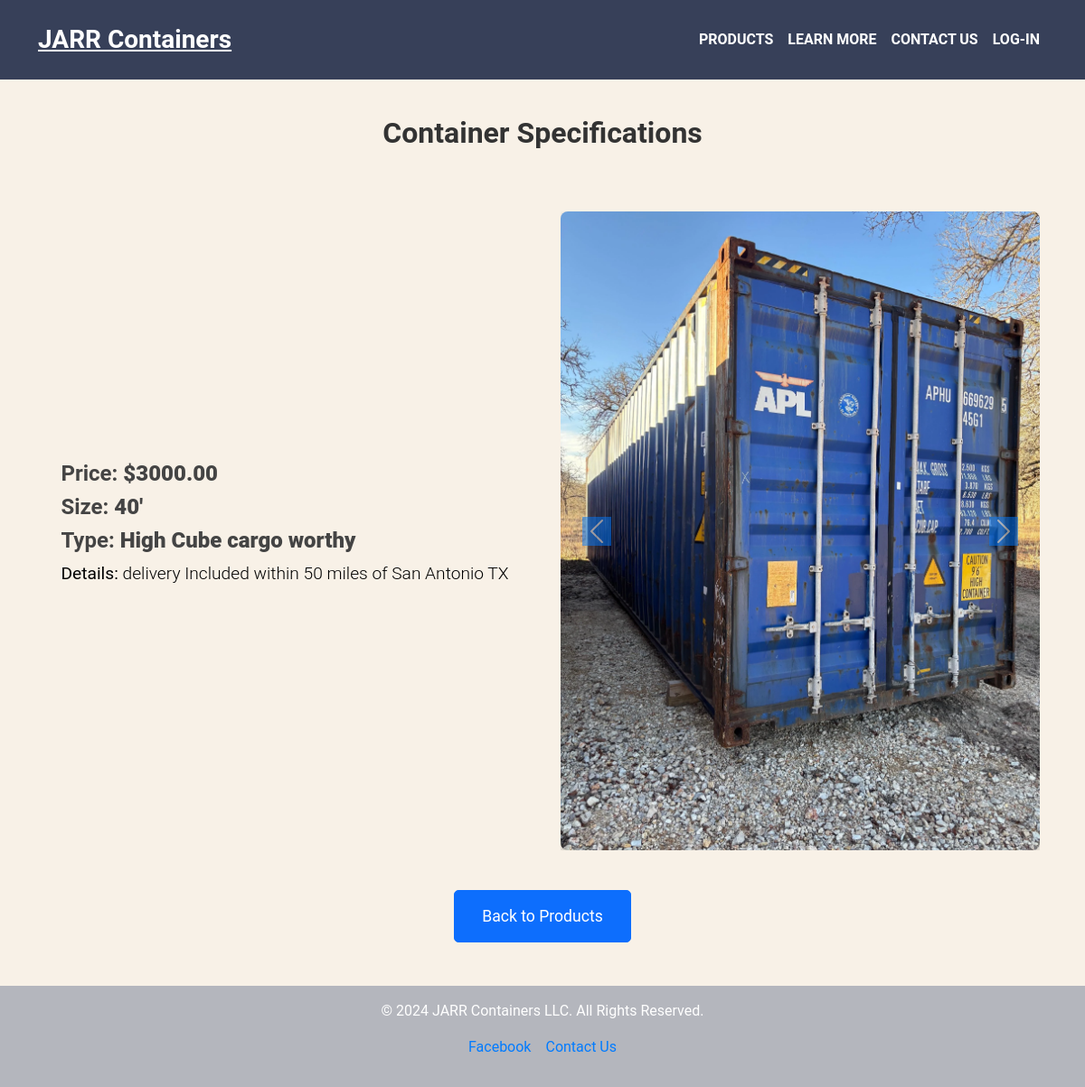
Screenshot of /products/7 with the database file from the repository.
### app.py (models this page shows, shortened)
class Container(db.Model):
    id = db.Column(db.Integer, primary_key=True)
    image1 = db.Column(db.String(200), nullable=True)
    image2 = db.Column(db.String(200), nullable=True)
    image3 = db.Column(db.String(200), nullable=True)
    image4 = db.Column(db.String(200), nullable=True)
    image5 = db.Column(db.String(200), nullable=True)
    price = db.Column(db.Float, nullable=False)
    size = db.Column(db.String(50), nullable=False)
    type = db.Column(db.String(50), nullable=False)
    details = db.Column(db.Text, nullable=False)

### app.py (the view)
@app.route('/products/<int:container_id>')
def product_specifications(container_id):
    container = Container.query.get_or_404(container_id)
    return render_template('specifications.html', container=container)

### templates/specifications.html (shortened to what this page needs)
{% extends "base.html" %}
{% block content %}
<div class="container py-5">
    <h2 class="text-center mb-5">Container Specifications</h2>
    <div class="row mb-4">
        <div class="col-md-6 d-flex justify-content-center align-items-center">
            <div>
                <h4 class="font-weight-bold">Price: <strong>${{ '{:.2f}'.format(container.price) }}</strong></h4>
                <h4 class="font-weight-bold">Size: <strong>{{ container.size }}</strong></h4>
                <h4 class="font-weight-bold">Type: <strong>{{ container.type }}</strong></h4>
                <p class="lead"><strong>Details:</strong> {{ container.details }}</p>
            </div>
        </div>
        <div class="col-md-6 d-flex justify-content-center">
            <div id="imageCarousel" class="carousel slide" data-bs-ride="carousel">
                <div class="carousel-inner">
                    {% for i in range(1, 6) %}
                        {% if container['image' ~ i] %}
                            <div class="carousel-item {% if i == 1 %}active{% endif %}">
                                 <img
                                    data-src="{{ url_for('static', filename='uploads/' + container['image' ~ i]) }}"
                                    class="lazy d-block w-100"
                                    alt="Container Image {{ i }}"
                                    loading="lazy">
                            </div>
                        {% endif %}
                    {% endfor %}
                </div>
                <button class="carousel-control-prev" type="button" data-bs-target="#imageCarousel" data-bs-slide="prev">
                    <span class="carousel-control-prev-icon" aria-hidden="true"></span>
                </button>
                <button class="carousel-control-next" type="button" data-bs-target="#imageCarousel" data-bs-slide="next">
                    <span class="carousel-control-next-icon" aria-hidden="true"></span>
                </button>
            </div>
        </div>
    </div>
    <div class="text-center mt-4">
        <a href="{{ url_for('products') }}" class="btn btn-primary btn-lg">Back to Products</a>
    </div>
</div>
{% endblock %}

### static/css/styles.css (style rules this page uses)
* { margin: 0; padding: 0; box-sizing: border-box; }
html, body { height: 100%; margin: 0; }
body { padding-top: 80px; font-family: 'Roboto', sans-serif; background-color: #f8f1e7; color: #000; display: flex; flex-direction: column; }
.btn-lg { padding: 15px 30px; font-size: 1.1em; border-radius: 5px; transition: background-color 0.3s ease; }
.carousel-inner img { width: 100%; object-fit: cover; border-radius: 8px; }
.carousel-control-prev-icon, .carousel-control-next-icon { background-color: #007bff; }
.col-md-6.d-flex.justify-content-center.align-items-center { flex: 1; text-align: left; padding: 20px; }
.col-md-6.d-flex.justify-content-center { flex: 1; padding: 20px; }
h2 { font-size: 2rem; font-weight: 700; color: #333; }
h4 { font-size: 1.5rem; font-weight: 600; color: #444; }
.lead { font-size: 1.2rem; font-weight: 300; }
img { border-radius: 10px; box-shadow: 0 4px 8px rgba(0, 0, 0, 0.2); }
img.lazy { opacity: 0; transition: opacity 0.5s ease; }
img.lazy.loaded { opacity: 1; }

### rows the page displays
Container: price "3000.00", size "40'", type "High Cube cargo worthy", details "delivery Included within 50 miles of San Antonio TX", image1 (picture)
